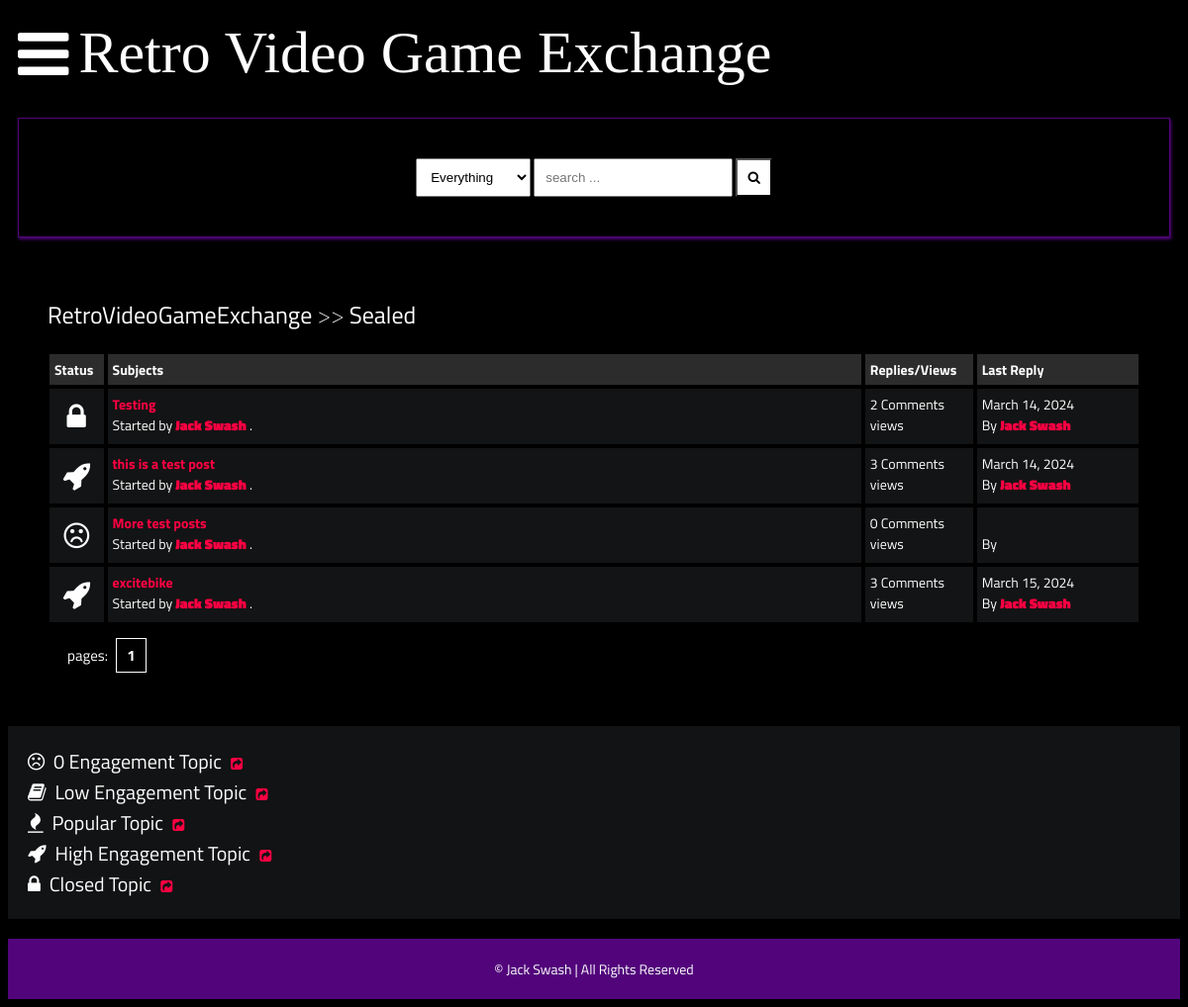
Page /posts/sealed/ on the committed database.
### main/models.py (models this page shows, shortened)
class Category(models.Model):
    title = models.CharField(max_length=50)
    slug = models.SlugField(max_length=400, unique=True, blank=True)
    description = models.TextField(default="description")
    class Meta:
        verbose_name_plural = "categories"
    def get_url(self):
        return reverse("posts", kwargs={
            "slug":self.slug
        })

class Post(models.Model):
    title = models.CharField(max_length=400)
    slug = models.SlugField(max_length=400, unique=True, blank=True)
    user = models.ForeignKey(Author, on_delete=models.CASCADE)
    content = HTMLField()
    categories = models.ManyToManyField(Category)
    date = models.DateTimeField(auto_now_add=True)
    approved = models.BooleanField(default=False)
    hit_count_generic = GenericRelation (HitCount, object_id_field='object_pk',
        related_query_name='hit_count_generic_relation'
    )
    tags = TaggableManager()
    comments = models.ManyToManyField(Comment, blank=True)
    closed = models.BooleanField(default=False)
    state = models.CharField(max_length=40, default="zero")
    def get_url(self):
        return reverse("detail", kwargs={
            "slug":self.slug
        })
    @property
    def num_comments(self):
        return self.comments.count()
    @property
    def last_reply(self):
        return self.comments.latest("date")

class Author(models.Model):
    user = models.ForeignKey(User, on_delete=models.CASCADE)
    fullname = models.CharField(max_length=40, blank=True)
    slug = models.SlugField(max_length=400, unique=True, blank=True)
    bio = HTMLField()
    points = models.IntegerField(default=0)
    profile_pic = ResizedImageField(size=[50,80], quality=100, upload_to="authors", default=None, null=True, blank=True)

class Comment(models.Model):
    user = models.ForeignKey(Author, on_delete=models.CASCADE)
    content = models.TextField()
    date = models.DateTimeField(auto_now_add=True)
    replies = models.ManyToManyField(Reply, blank=True)

### main/views.py (the view)
# urls.py: path("posts/<slug>/", posts, name="posts"),
def posts(request, slug):
    category = get_object_or_404(Category, slug=slug)
    posts = Post.objects.filter(approved=True, categories=category)
    paginator = Paginator(posts, 5)
    page = request.GET.get("page")
    try:
        posts = paginator.page(page)
    except PageNotAnInteger:
        posts = paginator.page(1)
    except EmptyPage:
        posts = paginator.page(paginator.num_pages)
    context = {
        "posts":posts,
        "forum": category,
        "title": "posts"
    }
    return render(request, "posts.html", context)

### templates/posts.html
{% extends 'base.html' %}
{% load hitcount_tags %}
{% block content %}
    <div class="container">
        <div class="navigate">
            <span><a href="{% url 'home' %}">RetroVideoGameExchange</a> >> <a href="{{forum.get_url}}">{{forum.title}}</a></span>
        </div>
        <div class="posts-table">
            <div class="table-head">
                <div class="status">Status</div>
                <div class="subjects">Subjects</div>
                <div class="replies">Replies/Views</div>
                <div class="last-reply">Last Reply</div>
            </div>
            {% for post in posts %}
            <div class="table-row">
                {% if post.closed == True %}
                <div class="status"><i class="fa fa-lock"></i></div>
                {% elif post.num_comments == 0 %}
                <div class="status"><i class="fa fa-frown-o"></i></div>
                {% elif post.num_comments > 0 and post.num_comments < 2 %}
                <div class="status"><i class="fa fa-book"></i></div>
                {% elif post.num_comments > 2 and post.num_comments < 4 %}
                <div class="status"><i class="fa fa-rocket"></i></div>
                {% elif post.num_comments >= 4 %}
                <div class="status"><i class="fa fa-fire"></i></div>
                {% endif %}
                <div class="subjects">
                    <a href="{{post.get_url}}">{{post.title}}</a>
                    <br>
                    <span>Started by <b><a href="">{{post.user.fullname|title}}</a></b> .</span>
                </div>
                <div class="replies">
                    {{post.num_comments}} Comments <br> {% get_hit_count for post %} views
                </div>
                <div class="last-reply">
                    {{post.last_reply.date|date}}
                    <br>By <b><a href="">{{post.last_reply.user.fullname|title}}</a></b>
                </div>
            </div>
            {% endfor%}
        </div>
            <div class="pagination">
                pages: {% for num_page in posts.paginator.page_range %} <a href="?page={{num_page}}">{{num_page}}</a> {% endfor %}
            </div>
    </div>
    <div class="note">
        <span><i class="fa fa-frown-o"></i>&nbsp; 0 Engagement Topic</span>&nbsp;&nbsp;&nbsp;<a href=""><i class="fa fa-share-square"></i></a><br>
        <span><i class="fa fa-book"></i>&nbsp; Low Engagement Topic</span>&nbsp;&nbsp;&nbsp;<a href=""><i class="fa fa-share-square"></i></a><br>
        <span><i class="fa fa-fire"></i>&nbsp; Popular Topic</span>&nbsp;&nbsp;&nbsp;<a href=""><i class="fa fa-share-square"></i></a><br>
        <span><i class="fa fa-rocket"></i>&nbsp; High Engagement Topic</span>&nbsp;&nbsp;&nbsp;<a href=""><i class="fa fa-share-square"></i></a><br>
        <span><i class="fa fa-lock"></i>&nbsp; Closed Topic</span>&nbsp;&nbsp;&nbsp;<a href=""><i class="fa fa-share-square"></i></a><br>
    </div>
    {% endblock content %}

### static/style.css (style rules this page uses)
* { box-sizing: border-box; }
html { font-size: 14px; font-family: 'Titillium Web', sans-serif; background-color:rgb(0,0,0); color:#FEFEFE; }
a { color:#FF0042; font-weight: bolder; text-decoration: none; }
.container { margin: 20px; padding: 20px; }
.table-head { display: flex; }
.table-head div { padding: 5px; margin: 2px; background-color: #2C2C2C; font-weight: bold; }
.table-head .status { flex: 5%; }
.table-head .subjects { flex: 70%; }
.table-head .replies { flex: 10%; }
.table-head .last-reply { flex: 15%; }
.table-row { display: flex; }
.table-row .status, .table-row .subjects, .table-row .replies, .table-row .last-reply { padding: 5px; margin: 2px; background-color: #131415; }
.table-row .status { flex: 5%; font-size: 30px; text-align: center; }
.table-row .subjects { flex: 70%; }
.table-row .replies { flex: 10%; }
.table-row .last-reply { flex: 15%; }
.navigate { margin-block: 20px; font-weight: lighter; font-size: 24px; }
.navigate a { color: #fff; }
.pagination { padding: 20px; font-size: 15px; }
.pagination a { color: #fff; margin-inline: 5px; padding: 5px 10px; border: solid 0.5px #fff; }
.note { background-color:#111314; padding: 20px; display: block; }
.note span { font-size: 20px; margin-block: 5px; }

### rows in the picture
Category: title "Sealed"
Post: closed True (drawn), title "Testing", user.fullname "Jack Swash", num_comments "2", last_reply "March 14, 2024", last_reply.user.fullname "Jack Swash"
Post: closed False (drawn), title "this is a test post", user.fullname "Jack Swash", num_comments "3", last_reply "March 14, 2024", last_reply.user.fullname "Jack Swash"
Post: closed False (drawn), title "More test posts", user.fullname "Jack Swash", num_comments "0"
Post: closed False (drawn), title "excitebike", user.fullname "Jack Swash", num_comments "3", last_reply "March 15, 2024", last_reply.user.fullname "Jack Swash"

### other values in the picture
{{ num_page }} "1"
